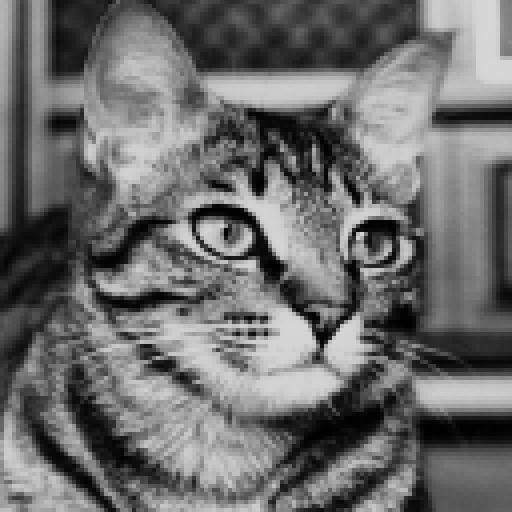
#> input picture cat.jpg, 512 x 512 px
$ jupyter execute question3.ipynb
#> lines starting #> are read from the running program, lines starting #| are printed output that depends on the picture
[cell 1]
from skimage.util import random_noise
import numpy as np
import matplotlib.pyplot as plt
import cv2

[cell 2]
img = cv2.imread('cat.jpg')
#> img is the input picture: shape (512, 512, 3); min 0, max 226, mean 108.4
plt.imshow(cv2.cvtColor(img, cv2.COLOR_BGR2RGBA))

[cell 3]
# Take grayscale image of size 512x512, add some salt & pepper noise and perform the following  operations –

noisy_image = random_noise(img, mode='s&p', amount=0.1, salt_vs_pepper=0.5)
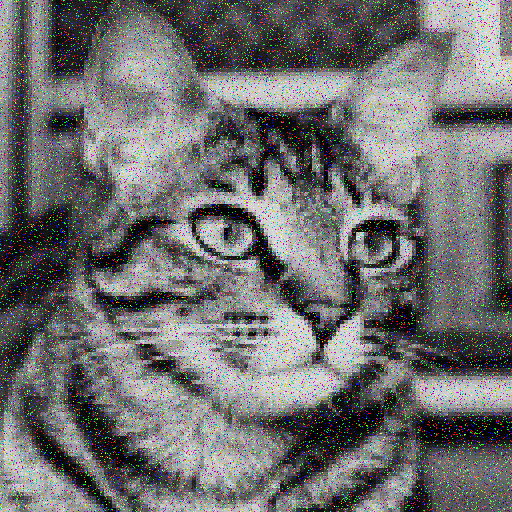
#> noisy_image: shape (512, 512, 3) float64; mean B, G, R 0.433, 0.432, 0.433
plt.imshow(noisy_image)

[cell 4]
# ) Apply average and median spatial filters with 5x5 mask and observe their performance for  noise suppression in term of PSNR

import numpy as np
import cv2
import matplotlib.pyplot as plt
from skimage.util import random_noise
from skimage.metrics import peak_signal_noise_ratio as psnr


noisy_image = random_noise(img, mode='s&p', amount=0.1, salt_vs_pepper=0.5)
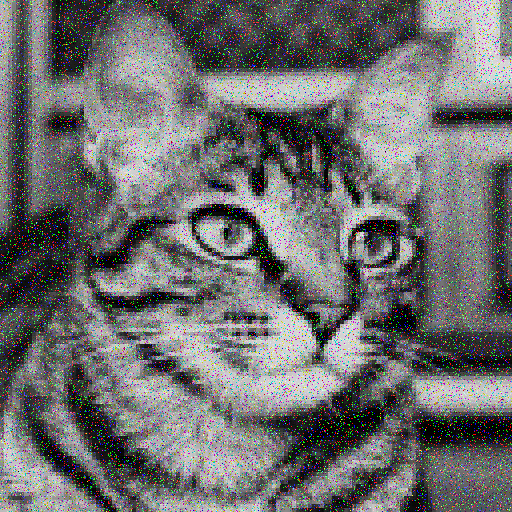
#> noisy_image: shape (512, 512, 3) float64; mean B, G, R 0.434, 0.433, 0.432

noisy_image = (noisy_image * 255).astype(np.uint8)

average_filtered_image = cv2.blur(noisy_image, (5, 5))
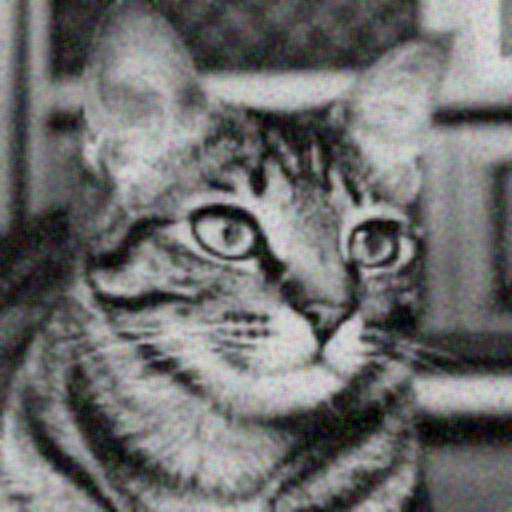
#> average_filtered_image: shape (512, 512, 3); mean B, G, R 110.5, 110.3, 110.2


median_filtered_image = cv2.medianBlur(noisy_image, 5)


psnr_average = psnr(img, average_filtered_image)
#> psnr_average = 23.94
psnr_median = psnr(img, median_filtered_image)
#> psnr_median = 28.96


fig, axs = plt.subplots(1, 4, figsize=(16, 8))
axs[0].imshow(img, cmap='gray')
axs[0].set_title('Original Image')
axs[0].axis('off')

axs[1].imshow(noisy_image, cmap='gray')
axs[1].set_title('Noisy Image')
axs[1].axis('off')

axs[2].imshow(average_filtered_image, cmap='gray')
axs[2].set_title(f'Average Filtered (PSNR: {psnr_average:.2f})')
axs[2].axis('off')

axs[3].imshow(median_filtered_image, cmap='gray')
axs[3].set_title(f'Median Filtered (PSNR: {psnr_median:.2f})')
axs[3].axis('off')

plt.show()
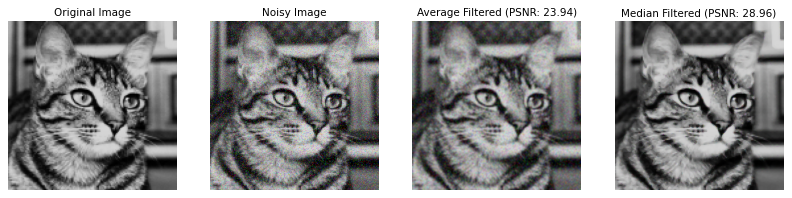
#> figure drawn by matplotlib, 4 panels; B, G, R data is drawn as R, G, B

[cell 5]
#  Use different size of mask (3x3, 5x5, 7x7) with average filter for noise suppression and observe their performance in term of PSNR

average_filtered_image3 = cv2.blur(noisy_image, (3, 3))
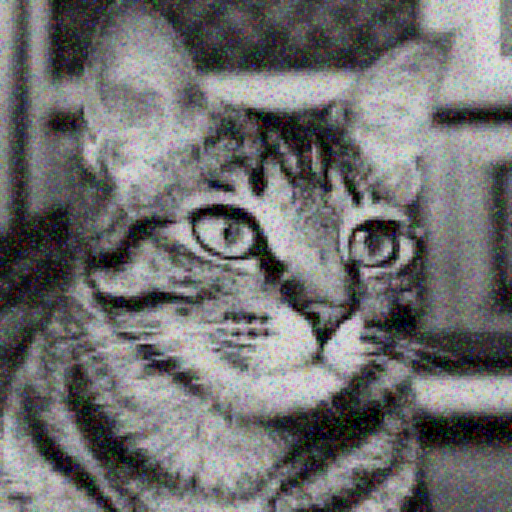
#> average_filtered_image3: shape (512, 512, 3); mean B, G, R 110.5, 110.3, 110.2
average_filtered_image5 = cv2.blur(noisy_image, (5, 5))
average_filtered_image7 = cv2.blur(noisy_image, (7, 7))


psnr_average3 = psnr(img, average_filtered_image3)
#> psnr_average3 = 22.78
psnr_average5 = psnr(img, average_filtered_image5)
#> psnr_average5 = 23.94
psnr_average7 = psnr(img, average_filtered_image7)
#> psnr_average7 = 23.78


fig, axs = plt.subplots(1, 4, figsize=(16, 8))

axs[0].imshow(noisy_image, cmap='gray')
axs[0].set_title('Noisy Image')
axs[0].axis('off')

axs[1].imshow(average_filtered_image3, cmap='gray')
axs[1].set_title(f'Average Filtered(3 x 3) (PSNR: {psnr_average3:.1f})')
axs[1].axis('off')

axs[2].imshow(average_filtered_image5, cmap='gray')
axs[2].set_title(f'Average Filtered(5 x 5) (PSNR: {psnr_average5:.2f})')
axs[2].axis('off')

axs[3].imshow(average_filtered_image7, cmap='gray')
axs[3].set_title(f'Average Filtered(7 x 7) (PSNR: {psnr_average7:.2f})')
axs[3].axis('off')

plt.show()
#> figure, not shown here; B, G, R data is drawn as R, G, B

[cell 6]
import numpy as np
import cv2
import matplotlib.pyplot as plt
from skimage.util import random_noise
from skimage.metrics import peak_signal_noise_ratio as psnr

def harmonic_mean_filter(img, kernel_size=5):
    kernel = np.ones((kernel_size, kernel_size), np.float32)
    padded_img = np.pad(img, ((kernel_size//2, kernel_size//2), (kernel_size//2, kernel_size//2)), mode='constant', constant_values=0)
    output_img = np.zeros_like(img)

    for i in range(img.shape[0]):
        for j in range(img.shape[1]):
            region = padded_img[i:i+kernel_size, j:j+kernel_size]
            harmonic_mean = kernel_size**2 / np.sum(1.0 / (region + 1e-5))
            output_img[i, j] = harmonic_mean

    return output_img.astype(np.uint8)

def geometric_mean_filter(img, kernel_size=5):
    kernel = np.ones((kernel_size, kernel_size), np.float32)
    padded_img = np.pad(img, ((kernel_size//2, kernel_size//2), (kernel_size//2, kernel_size//2)), mode='constant', constant_values=0)
    output_img = np.zeros_like(img)

    for i in range(img.shape[0]):
        for j in range(img.shape[1]):
            region = padded_img[i:i+kernel_size, j:j+kernel_size]
            geo_mean = np.exp(np.sum(np.log(region + 1e-5)) / (kernel_size**2))
            output_img[i, j] = geo_mean

    return output_img.astype(np.uint8)


img = cv2.imread('pic.tif')
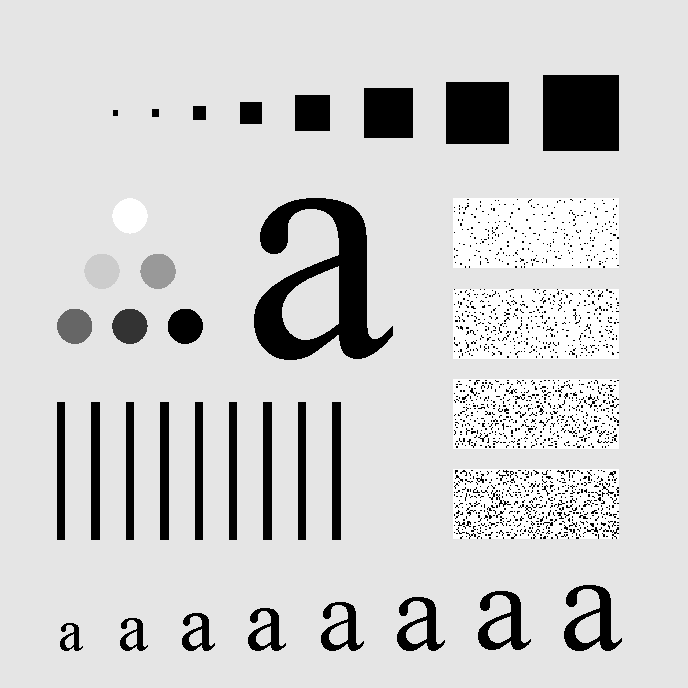
#> input picture pic.tif, 688 x 688 px
#> img is the input picture: shape (688, 688, 3); min 0, max 255, mean 207.3

img_rgb = cv2.cvtColor(img, cv2.COLOR_BGR2RGB)

img_gray = cv2.cvtColor(img, cv2.COLOR_BGR2GRAY)

noisy_image = random_noise(img_gray, mode='s&p', amount=0.1, salt_vs_pepper=1)
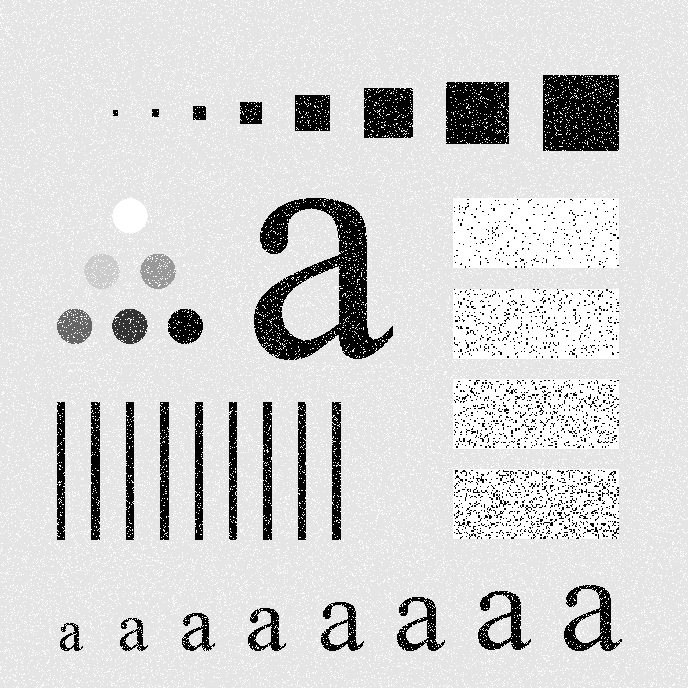
#> noisy_image: shape (688, 688) float64; min 0, max 1, mean 0.832
noisy_image = (noisy_image * 255).astype(np.uint8)

harmonic_filtered_image = harmonic_mean_filter(noisy_image, 5)
#> in harmonic_mean_filter, `padded_img = np.pad(img, ((kernel_size//2, kernel_size//2), (kernel_si..`:
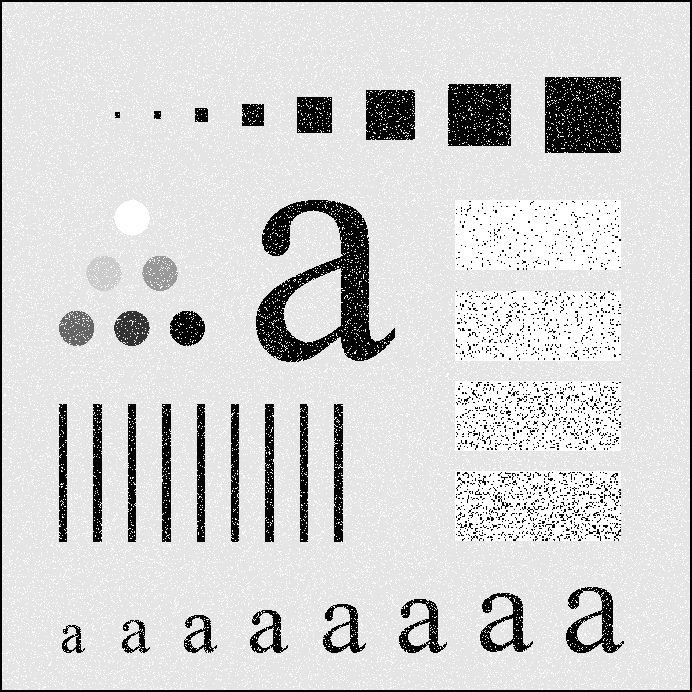
#> padded_img: shape (692, 692); min 0, max 255, mean 209.6
#> after the loop in harmonic_mean_filter, `for i in range(img.shape[0]):`:
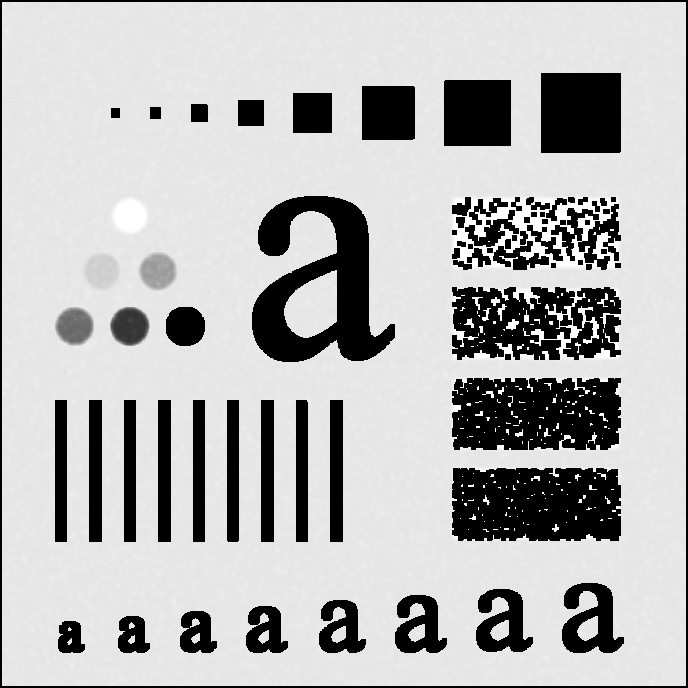
#> output_img: shape (688, 688); min 0, max 255, mean 181.4
geometric_filtered_image = geometric_mean_filter(noisy_image, 5)
#> after the loop in geometric_mean_filter, `for i in range(img.shape[0]):`:
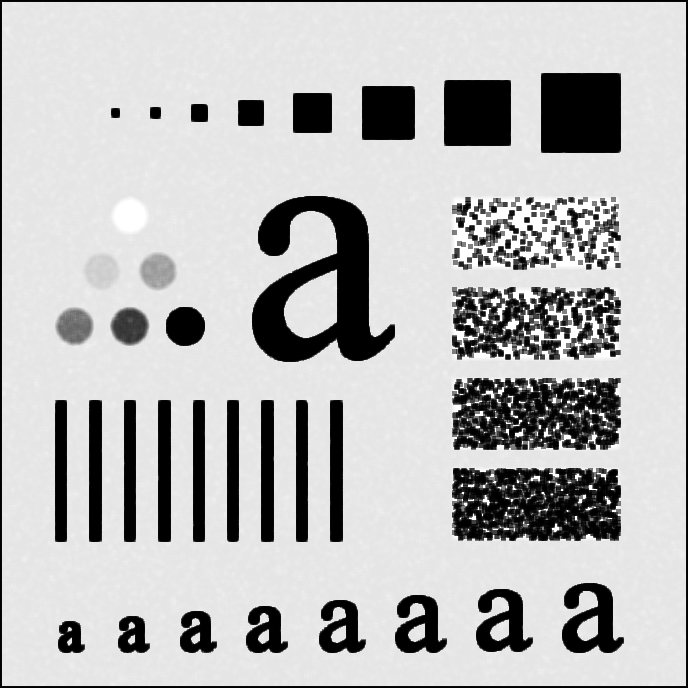
#> output_img: shape (688, 688); min 0, max 255, mean 185.9


psnr_harmonic = psnr(img_gray, harmonic_filtered_image)
#> psnr_harmonic = 9.9
psnr_geometric = psnr(img_gray, geometric_filtered_image)
#> psnr_geometric = 11.2


fig, axs = plt.subplots(1, 4, figsize=(20, 8))
axs[0].imshow(img_rgb)
axs[0].set_title('Original Image')
axs[0].axis('off')

axs[1].imshow(noisy_image, cmap='gray')
axs[1].set_title('Noisy Image')
axs[1].axis('off')

axs[2].imshow(harmonic_filtered_image, cmap='gray')
axs[2].set_title(f'Harmonic Filtered (PSNR: {psnr_harmonic:.2f})')
axs[2].axis('off')

axs[3].imshow(geometric_filtered_image, cmap='gray')
axs[3].set_title(f'Geometric Filtered (PSNR: {psnr_geometric:.2f})')
axs[3].axis('off')

plt.show()
